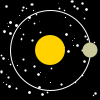
Frame 1 (no input)
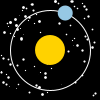
Frame 60 (the mouse pressed at the canvas centre just before this capture)
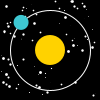
Frame 120 (the mouse held since frame 60 and released just before this capture)

The Processing sketch that drew these frames (run headless with seeded random() and noise(); from frame 60 on, the mouse is pressed at the canvas centre):

// Processing sketch: A3_8
// ── A3_8.pde
/*
A3_8
Laurel O'Brien
laureljobrien@gmail.com
10/11/15
Use the angle of the smaller circle to the middle of the canvas 
to smoothly change the colour of the smaller circle. 
i.e. map the angle to the colour value in some way.
*/

//declare and initialize
float orbitPath; //diameter of orbit path
float angle = 0; //modify sin() and cos() arguments
int[] starChart = new int[99]; //100 empty indices for star coordinates

void setup() { 
  orbitPath = height - 20; //20px buffer from edge of canvas
  
  //create static array of 100 numbers between 0 and 99 inclusive
  for (int stars = 0; stars < starChart.length; stars ++) {
    starChart[stars] = int(random(0, 99)); //select index corresponding to iteration count, store random number in it
  }
}

//draw a moon orbiting a sun on a visible path with twinkling stars.
//every time the program is run, the stars are in a different layout.
void draw() {
  background(0); //black: erase last frame
  
  starSmatter(); //call function that draws and pulsates stars
  
  stroke(255); //white 1px stroke
  strokeWeight(1); //reset changes from starSmatter()
  noFill(); //no fill
  ellipse(width/2, height/2, orbitPath, orbitPath); //draw visual indicator of orbitPath

  noStroke(); //remove stroke
  
  //use sine and cosine to modulate x and y axes forward and back, up and down, simultaneously
  //(* orbitPath/2) scales it to a visible increase by its intended path radius and 
  //(+ orbitPath/2) indicates the radius of the path itself
  //add 10
  float xAxis = 10 + (sin(angle + PI/2) * orbitPath/2) + orbitPath/2;
  float yAxis = 10 + (cos(angle + PI/2) * orbitPath/2) + orbitPath/2;
  
  fill(255, 210, 0); //yellow
  ellipse(width/2, height/2, 30, 30); //larger static ellipse
  
  fill(20 + (xAxis * 2), 200, 255 - (yAxis * 2)); //light blue, with red modulated by horizontal movement and blue modulated by vertical movement
  ellipse(xAxis, yAxis, 15, 15); //smaller orbiting ellipse
  
  angle += 0.02; //increment sin/cos argument 
}

//a smattering of 100 point() stars.
//strokeWeight() is randomized continuously to make stars pulse
//point() coordinates are randomized once in setup() so they stay in place
void starSmatter() 
{
  for (int stars = 0; stars < 99; stars ++) {
    stroke(255); //white
    strokeWeight(random(0, 3)); //randomize diameter of point()s
    point(starChart[stars], starChart[98 - stars]);
  }
}
